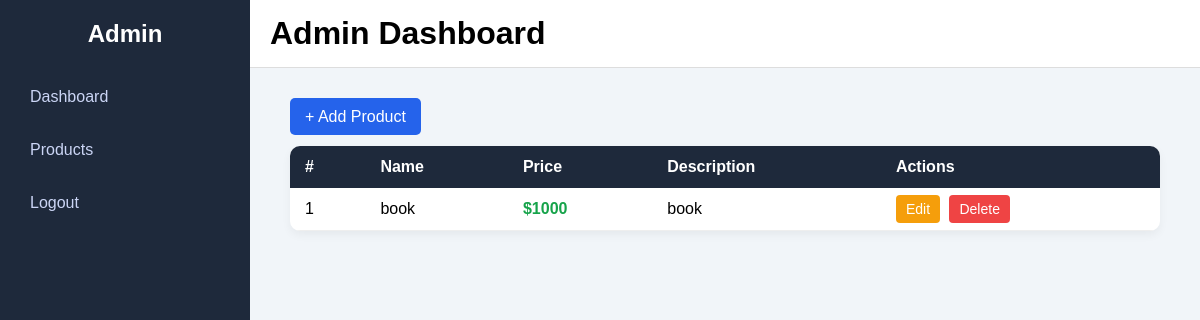
Page /admin-product/ (signed in) on the earlier database version.
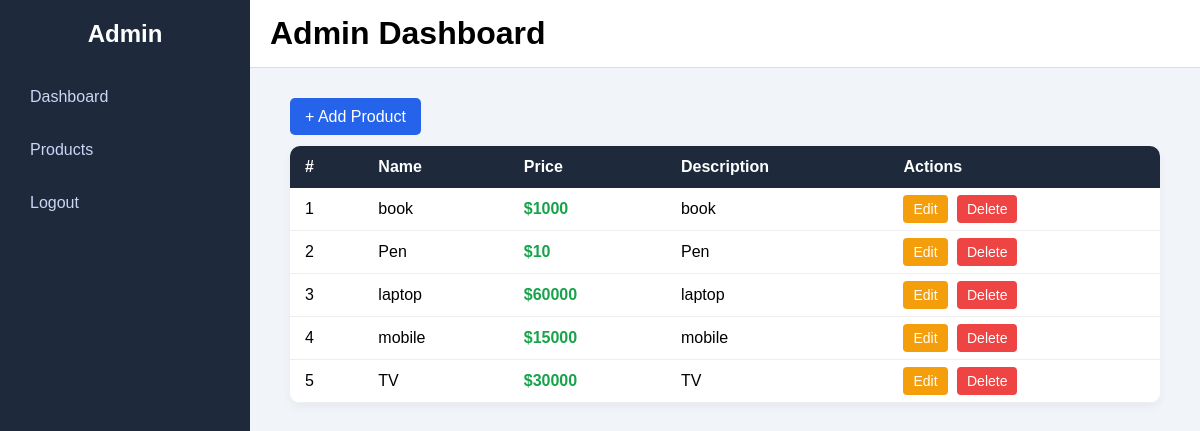
Same page on the later database version.
### new_app/models.py (models this page shows, shortened)
class Product(models.Model):
    name = models.CharField(max_length=100)
    price = models.IntegerField()
    description = models.TextField()

### new_app/views.py (the view)
# urls.py: path('admin-product/', views.admin_product, name='admin_product'),
@login_required
def admin_product(request):
    if not request.user.is_superuser:
        return redirect('home')
    products = Product.objects.all()
    return render(request, 'admin_products.html', {'products': products})

### new_app/templates/admin_products.html (shortened to what this page needs)
{% extends 'admin_base.html' %}
{% block content %}
<div class="container">
  <div class="actions">
    <a href="{% url 'add_product' %}" class="btn-primary">+ Add Product</a>
  </div>
  <div class="table-wrapper">
    <table class="product-table">
      <thead>
        <tr>
          <th>#</th>
          <th>Name</th>
          <th>Price</th>
          <th>Description</th>
          <th>Actions</th>
        </tr>
      </thead>
      <tbody>
        {% for product in products %}
        <tr>
          <td>{{ forloop.counter }}</td>
          <td>{{ product.name }}</td>
          <td class="price">${{ product.price }}</td>
          <td class="desc">{{ product.description }}</td>
          <td>
            <a href="{% url 'edit_product' product.id %}" class="btn-edit">Edit</a>
            <a href="{% url 'delete_product' product.id %}" class="btn-delete"
              onclick="return confirm('Are you sure you want to delete this product?');">Delete</a>
          </td>
        </tr>
        {% empty %}
        <tr>
          <td colspan="5" class="no-products">
            No products yet. Add your first product!
          </td>
        </tr>
        {% endfor %}
      </tbody>
    </table>
  </div>
</div>
{% endblock %}

Differences in the rows shown:
added Product: name "Pen", price "10", description "Pen"
added Product: name "laptop", price "60000", description "laptop"
added Product: name "mobile", price "15000", description "mobile"
added Product: name "TV", price "30000", description "TV"
